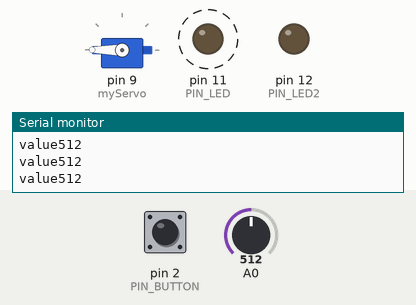
This sketch was run on a simulated Arduino Uno, built with avr-gcc and run on an emulated ATmega328P. Shown: servo, output pins drawn as LEDs (lit = HIGH), the last lines printed to the serial monitor. Dashed ring = blinking. The inputs (shaded band) are chosen by the test bench; at power-on: A0 = 512, pin 2 (PIN_BUTTON) HIGH.

Above: at 1.2 s.
1.3 s: A0 set to 0
At 1.66 s:
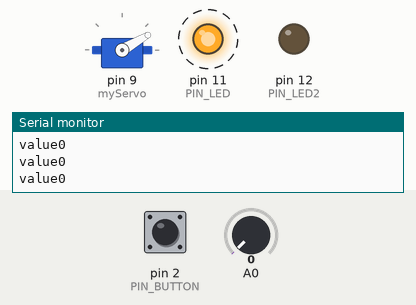
4.3 s: A0 set to 122
At 4.74 s:
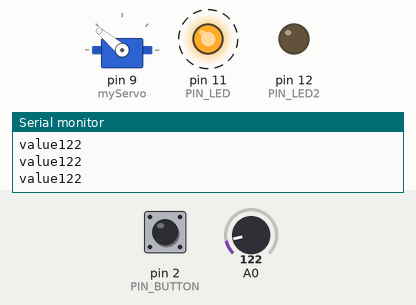
7.3 s: A0 set to 1023
At 9.98 s:
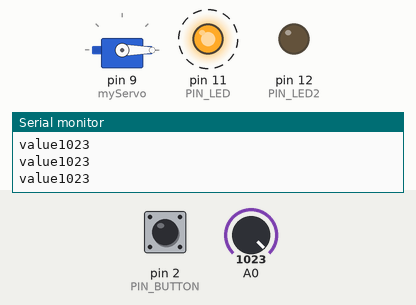
10.3 s: A0 set to 900
13.3 s: A0 set to 1023
Timing chart, 0 to 17.3 s (numbered marks = the images above; inputs shaded):
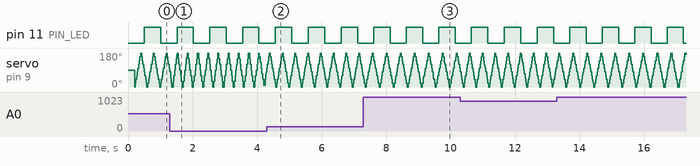

The sketch:

DelayAlternative_Timer_States_ISR.ino
```cpp
#include <Servo.h>

Servo myServo;

//LED
#define PIN_LED 11
int ledState = LOW;
long ledChangeTime = 0L;

//SERVO
#define STEP_FORWARD 10
#define STEP_BACK -10
int servoState = STEP_FORWARD;
int servoPos = 0;
long servoStepTime = 0L;

//BUTTON
#define PIN_BUTTON 2
volatile byte buttonState = LOW; //volatile moet ervoor als je met Interrupt Service Routine (ISR) werkt

//LED 2 (BUTTON LED)
#define PIN_LED2 12
int led2State = LOW;


void setup() {
  Serial.begin(9600);
  myServo.attach(9);

  pinMode(PIN_LED, OUTPUT);
  pinMode(A0, INPUT);
  pinMode(PIN_BUTTON, INPUT_PULLUP);
  pinMode(PIN_LED2, OUTPUT);

  /*CHANGE (verandering van een state) is 1 van de verschillende states, die je kunt detecteren met ISR.
   De andere zijn: RISING (van 0 naar 5v), FALLING (van 5v naar 0), en LOW (0). De state HIGH kan met ISR niet
  gedetecteerd worden op de Aruidno Uno.*/
  attachInterrupt(digitalPinToInterrupt(PIN_BUTTON), buttonISR, CHANGE); /*pin die gechecked moet worden (PIN_BUTTON, in dit geval pin 2),
  naam die je aan de functie geeft (buttonISR), state die je wil checken (CHANGE).*/
}

void loop() {
  // put your main code here, to run repeatedly:
  int value = analogRead(A0);
  Serial.print("value");
  Serial.println(value);

  long currentTimeMS = millis();
  if (currentTimeMS - ledChangeTime > 500) {
    if (ledState == LOW) {
      ledState = HIGH;
    } else {
      ledState = LOW;
    }
    digitalWrite(PIN_LED, ledState);
    ledChangeTime = currentTimeMS;
  }

  if (currentTimeMS - servoStepTime > 200) {
    myServo.write(servoPos);
    servoStepTime = STEP_FORWARD;
    if (servoState == STEP_FORWARD) {
      servoPos += 10;
    } else {
      servoPos -= 10;
    }
  }

  if (servoPos > 180) {
    servoPos = 180;
    servoState = STEP_BACK;
  } else if (servoPos < 0) {
    servoPos = 0;
    servoState = STEP_FORWARD;
  }

}

void buttonISR() {
  buttonState = !buttonState;
  if (buttonState == HIGH) {
    led2State = HIGH;
    } else {
      led2State = LOW;
      }
}
```

Measured:
- by itself, pin 11 (PIN_LED): alternates HIGH for 0.50 s and LOW for 0.50 s
